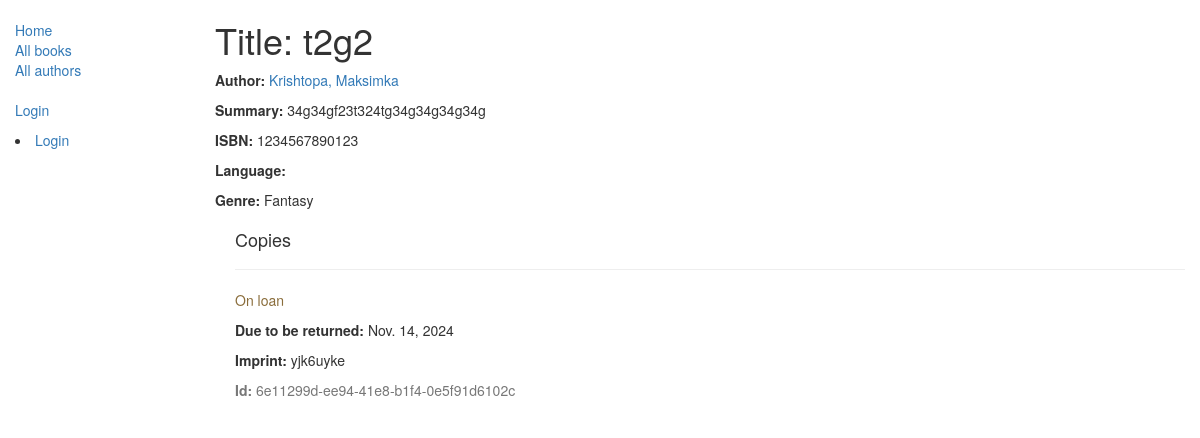
/catalog/book/3, run on the app's committed database.
### catalog/models.py (models this page shows, shortened)
class Book(models.Model):
    title = models.CharField(max_length=200)
    author = models.ForeignKey('Author', on_delete=models.SET_NULL, null=True)
    summary = models.TextField(max_length=1000, help_text="Enter a brief description of the book")
    isbn = models.CharField('ISBN', max_length=13,
                            help_text='13 Character <a href="https://www.isbn-international.org/content/what-isbn'
                                      '">ISBN number</a>')
    genre = models.ManyToManyField(Genre, help_text="Select a genre for this book")
    def display_genre(self):
        """
        Creates a string for the Genre. This is required to display genre in Admin.
        """
        return ', '.join([genre.name for genre in self.genre.all()[:3]])
    display_genre.short_description = 'Genre'

class Author(models.Model):
    first_name = models.CharField(max_length=100)
    last_name = models.CharField(max_length=100)
    date_of_birth = models.DateField(null=True, blank=True)
    date_of_death = models.DateField('Died', null=True, blank=True)
    def __str__(self):
        return '%s, %s' % (self.last_name, self.first_name)

class Genre(models.Model):
    name = models.CharField(max_length=200, help_text="Enter a book genre (e.g. Science Fiction, French Poetry etc.)")
    def __str__(self):
        return self.name

class BookInstance(models.Model):
    id = models.UUIDField(primary_key=True, default=uuid.uuid4,
                          help_text="Unique ID for this particular book across whole library")
    book = models.ForeignKey('Book', on_delete=models.SET_NULL, null=True)
    imprint = models.CharField(max_length=200)
    due_back = models.DateField(null=True, blank=True)
    borrower = models.ForeignKey(User, on_delete=models.SET_NULL, null=True, blank=True)
    LOAN_STATUS = (
        ('m', 'Maintenance'),
        ('o', 'On loan'),
        ('a', 'Available'),
        ('r', 'Reserved'),
    )
    status = models.CharField(max_length=1, choices=LOAN_STATUS, blank=True, default='m', help_text='Book availability')
    class Meta:
        ordering = ["due_back"]
        permissions = (("can_mark_returned", "Set book as returned"),)

### catalog/views.py (the view)
# urls.py: path('book/<int:pk>', views.BookDetailView.as_view(), name='book-detail'),
class BookDetailView(generic.DetailView):
    model = Book

### catalog/templates/catalog/book_detail.html
{% extends "base_generic.html" %}
{% block content %}
  <h1>Title: {{ book.title }}</h1>
  <p><strong>Author:</strong> <a href="">{{ book.author }}</a></p>
  <p><strong>Summary:</strong> {{ book.summary }}</p>
  <p><strong>ISBN:</strong> {{ book.isbn }}</p>
  <p><strong>Language:</strong> {{ book.language }}</p>
  <p><strong>Genre:</strong> {{ book.genre.all|join:", " }}</p>
  <div style="margin-left:20px;margin-top:20px">
    <h4>Copies</h4>
    {% for copy in book.bookinstance_set.all %}
      <hr />
      <p
        class="{% if copy.status == 'a' %}text-success{% elif copy.status == 'm' %}text-danger{% else %}text-warning{% endif %}">
        {{ copy.get_status_display }}
      </p>
      {% if copy.status != 'a' %}
        <p><strong>Due to be returned:</strong> {{ copy.due_back }}</p>
      {% endif %}
      <p><strong>Imprint:</strong> {{ copy.imprint }}</p>
      <p class="text-muted"><strong>Id:</strong> {{ copy.id }}</p>
    {% endfor %}
  </div>
{% endblock %}

### data on the page
Book: title "t2g2", author "Krishtopa, Maksimka", summary "34g34gf23t324tg34g34g34g34g", isbn "1234567890123", genre.all "Fantasy"
BookInstance: status "On loan", due_back "Nov. 14, 2024", imprint "yjk6uyke", id "6e11299d-ee94-41e8-b1f4-0e5f91d6102c"
